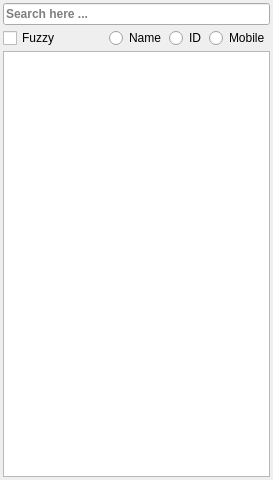
<?xml version="1.0" encoding="UTF-8"?>
<ui version="4.0">
 <class>searchWidget</class>
 <widget class="QWidget" name="searchWidget">
  <property name="geometry">
   <rect>
    <x>0</x>
    <y>0</y>
    <width>273</width>
    <height>480</height>
   </rect>
  </property>
  <property name="windowTitle">
   <string>Form</string>
  </property>
  <layout class="QGridLayout" name="gridLayout">
   <property name="leftMargin">
    <number>3</number>
   </property>
   <property name="topMargin">
    <number>3</number>
   </property>
   <property name="rightMargin">
    <number>3</number>
   </property>
   <property name="bottomMargin">
    <number>3</number>
   </property>
   <property name="spacing">
    <number>3</number>
   </property>
   <item row="0" column="0">
    <widget class="mPatientFilter" name="filterLineEdit">
     <property name="font">
      <font>
       <weight>75</weight>
       <bold>true</bold>
      </font>
     </property>
     <property name="toolTip">
      <string>&lt;html&gt;&lt;head/&gt;&lt;body&gt;&lt;p&gt;F2&lt;/p&gt;&lt;/body&gt;&lt;/html&gt;</string>
     </property>
     <property name="placeholderText">
      <string>Search here ...</string>
     </property>
     <property name="clearButtonEnabled">
      <bool>true</bool>
     </property>
    </widget>
   </item>
   <item row="1" column="0">
    <widget class="QWidget" name="filtersWidget" native="true">
     <layout class="QHBoxLayout" name="horizontalLayout_20">
      <property name="spacing">
       <number>3</number>
      </property>
      <property name="leftMargin">
       <number>0</number>
      </property>
      <property name="topMargin">
       <number>0</number>
      </property>
      <property name="rightMargin">
       <number>0</number>
      </property>
      <property name="bottomMargin">
       <number>0</number>
      </property>
      <item>
       <widget class="QCheckBox" name="fuzzyCheckBox">
        <property name="text">
         <string>Fuzzy</string>
        </property>
       </widget>
      </item>
      <item>
       <spacer name="horizontalSpacer_10">
        <property name="orientation">
         <enum>Qt::Horizontal</enum>
        </property>
        <property name="sizeHint" stdset="0">
         <size>
          <width>40</width>
          <height>20</height>
         </size>
        </property>
       </spacer>
      </item>
      <item>
       <widget class="QRadioButton" name="filterByNameRadio">
        <property name="toolTip">
         <string>&lt;html&gt;&lt;head/&gt;&lt;body&gt;&lt;p&gt;CTRL+1&lt;/p&gt;&lt;/body&gt;&lt;/html&gt;</string>
        </property>
        <property name="text">
         <string>Name</string>
        </property>
        <property name="shortcut">
         <string>Ctrl+1</string>
        </property>
       </widget>
      </item>
      <item>
       <widget class="QRadioButton" name="filterByIDRadio">
        <property name="toolTip">
         <string>&lt;html&gt;&lt;head/&gt;&lt;body&gt;&lt;p&gt;CTRL+2&lt;/p&gt;&lt;/body&gt;&lt;/html&gt;</string>
        </property>
        <property name="text">
         <string>ID</string>
        </property>
        <property name="shortcut">
         <string>Ctrl+2</string>
        </property>
       </widget>
      </item>
      <item>
       <widget class="QRadioButton" name="filterByMobileRadio">
        <property name="toolTip">
         <string>&lt;html&gt;&lt;head/&gt;&lt;body&gt;&lt;p&gt;CTRL+3&lt;/p&gt;&lt;/body&gt;&lt;/html&gt;</string>
        </property>
        <property name="text">
         <string>Mobile</string>
        </property>
        <property name="shortcut">
         <string>Ctrl+3</string>
        </property>
       </widget>
      </item>
     </layout>
    </widget>
   </item>
   <item row="2" column="0">
    <widget class="patientTable" name="PatientListTableView">
     <property name="sizePolicy">
      <sizepolicy hsizetype="Preferred" vsizetype="Expanding">
       <horstretch>0</horstretch>
       <verstretch>0</verstretch>
      </sizepolicy>
     </property>
     <property name="font">
      <font>
       <weight>75</weight>
       <bold>true</bold>
      </font>
     </property>
     <property name="toolTip">
      <string>&lt;html&gt;&lt;head/&gt;&lt;body&gt;&lt;p&gt;Tab&lt;/p&gt;&lt;/body&gt;&lt;/html&gt;</string>
     </property>
     <property name="sizeAdjustPolicy">
      <enum>QAbstractScrollArea::AdjustToContents</enum>
     </property>
     <property name="alternatingRowColors">
      <bool>true</bool>
     </property>
     <property name="selectionBehavior">
      <enum>QAbstractItemView::SelectRows</enum>
     </property>
     <property name="gridStyle">
      <enum>Qt::NoPen</enum>
     </property>
     <property name="sortingEnabled">
      <bool>true</bool>
     </property>
     <property name="cornerButtonEnabled">
      <bool>false</bool>
     </property>
     <attribute name="horizontalHeaderMinimumSectionSize">
      <number>40</number>
     </attribute>
     <attribute name="horizontalHeaderDefaultSectionSize">
      <number>40</number>
     </attribute>
     <attribute name="verticalHeaderVisible">
      <bool>false</bool>
     </attribute>
     <attribute name="verticalHeaderMinimumSectionSize">
      <number>20</number>
     </attribute>
     <attribute name="verticalHeaderDefaultSectionSize">
      <number>20</number>
     </attribute>
     <attribute name="verticalHeaderHighlightSections">
      <bool>true</bool>
     </attribute>
    </widget>
   </item>
  </layout>
 </widget>
 <customwidgets>
  <customwidget>
   <class>patientTable</class>
   <extends>QTableView</extends>
   <header>patienttable.h</header>
  </customwidget>
  <customwidget>
   <class>mPatientFilter</class>
   <extends>QLineEdit</extends>
   <header>mpatientfilter.h</header>
  </customwidget>
 </customwidgets>
 <resources/>
 <connections/>
</ui>
